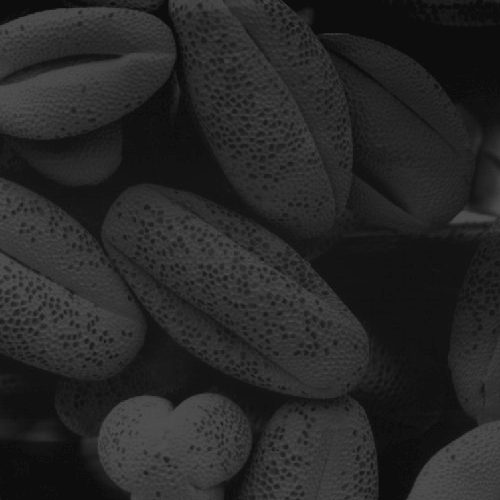
//> input picture Pictures/DIP3E_Original_Images_CH03/Fig0316(4)(bottom_left).tif, 500 x 500 px
$ ./HistogramEquilization   (built with g++ and OpenCV 4)
//> lines starting //> are read from the running program, lines starting //| are printed output that depends on the picture; after the words box and inside, x2 and y2 are one past the last pixel; in counts of white or black regions, pixels touching at a corner belong together
#include <opencv2/core/core.hpp>
#include <opencv2/highgui/highgui.hpp>
#include <iostream>
#include <string.h>
#include <time.h>
#include <opencv2/imgproc/imgproc.hpp>

using namespace cv;
using namespace std;

void imhist(Mat image, int histogram[])
{

    // initialize all intensity values to 0

    for(int i = 0; i < 256; i++)
        histogram[i] = 0;

    // calculate the no of pixels for each intensity values
    for(int image_row = 0; image_row < image.rows; image_row++)
        for(int image_column = 0; image_column < image.cols; image_column++)
            histogram[(int)image.at<uchar>(image_row,image_column)]++;

}

void cumhist(int histogram[], int cumhistogram[])
{
    cumhistogram[0] = histogram[0];

    for(int i = 1; i < 256; i++)
    {
        cumhistogram[i] = histogram[i] + cumhistogram[i-1];
    }
}

void histDisplay(int histogram[], const char* name)
{
    int hist[256];
    for(int i = 0; i < 256; i++)
    {
        hist[i]=histogram[i];
    }
    // draw the histograms
    int hist_w = 512; int hist_h = 400;
    int bin_w = cvRound((double) hist_w/256);

    Mat histImage(hist_h, hist_w, CV_8UC1, Scalar(255, 255, 255));

    // find the maximum intensity element from histogram
    int max = hist[0];
    for(int i = 1; i < 256; i++){
        if(max < hist[i]){
            max = hist[i];
        }
    }

    // normalize the histogram between 0 and histImage.rows

    for(int i = 0; i < 256; i++){
        hist[i] = ((double)hist[i]/max)*histImage.rows;
    }


    // draw the intensity line for histogram
    for(int i = 0; i < 256; i++)
    {
        line(histImage, Point(bin_w*(i), hist_h),
                              Point(bin_w*(i), hist_h - hist[i]),
             Scalar(0,0,0), 1, 8, 0);
    }

    // display histogram
    namedWindow(name, CV_WINDOW_AUTOSIZE);
    imshow(name, histImage);
}

Mat histogram_equalization(string image_path)
{
//> called with image_path = ""
    clock_t start,end;
    start = clock();

    if (image_path == "")
            image_path = "/home/sriharsha.p/Image_Processing_Hands_on/Pictures/DIP3E_Original_Images_CH03/Fig0316(4)(bottom_left).tif";

    // Generate the histogram
    Mat image = imread(image_path, 0);
//> image is the input picture: 500 rows x 500 cols, CV_8UC1; min 13, max 83, mean 38.7
    int histogram[256];
    imhist(image,histogram);
//> histogram = 256 values, max 17718 at index 13, min 0 at index 0, mean 976.6

     // Caluculate the size of image
    int size = image.rows * image.cols;
//> size = 250000
    float alpha = 255.0/size;
//> alpha = 0.00102

    // Calculate the probability of each intensity
    float PrRk[256];
    for(int i = 0; i < 256; i++)
    {
        PrRk[i] = (double)histogram[i] / size;
    }
//> after the loop, PrRk = 256 values, max 0.0709 at index 13, min 0 at index 0, mean 0.00391

    //calculate the cumulative histogram
    int cumhistogram[256];
    cumhist(histogram, cumhistogram);
//> cumhistogram = 256 values from 0 to 250000

    // Scale the histogram
    int Sk[256];
    for(int i = 0; i < 256; i++)
    {
        Sk[i] = cvRound((double)cumhistogram[i] * alpha);
    }
//> after the loop, Sk = 256 values from 0 to 255


     // Generate the equlized histogram
    float PsSk[256];
    for(int i = 0; i < 256; i++)
    {
        PsSk[i] = 0;
    }

    for(int i = 0; i < 256; i++)
    {
        PsSk[Sk[i]] += PrRk[i];
    }
//> after the loop, PsSk = 256 values, max 0.0713 at index 18, min 0 at index 0, mean 0.00391

    int final[256];
    for(int i = 0; i < 256; i++)
        final[i] = cvRound(PsSk[i]*255);
//> after the loop, final = 256 values, max 18 at index 18, min 0 at index 0, mean 1.01

    // Generate the equlized image
    Mat new_image = image.clone();

    for(int y = 0; y < image.rows; y++)
        for(int x = 0; x < image.cols; x++)
            new_image.at<uchar>(y,x) = saturate_cast<uchar>(Sk[image.at<uchar>(y,x)]);
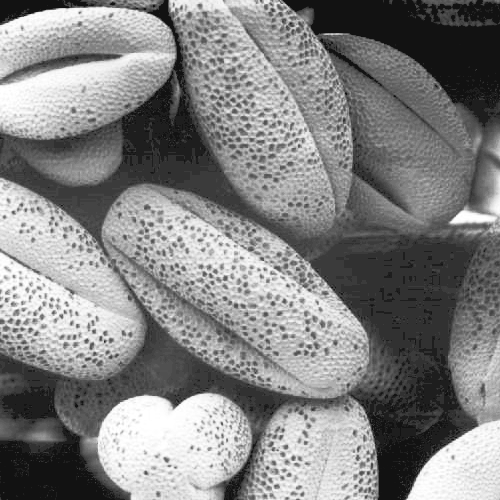
//> new_image: 500 rows x 500 cols, CV_8UC1; min 18, max 255, mean 130.9

    end = clock();
    cout<<"Time taken in secs is: "<< end-start <<endl;

   // Display the original Image
    namedWindow("Original Image");
    imshow("Original Image", image);

    // Display the original Histogram
    histDisplay(histogram, "Original Histogram");
//> after the loop in histDisplay, `for(int i = 0; i < 256; i++)`: hist has the same summary as histogram in histogram_equalization
//> in histDisplay, `int max = hist[0];`: max = 0
//> the loop in histDisplay, `for(int i = 1; i < 256; i++)` made 255 passes
//> max on pass 13: 17718
//> after the loop in histDisplay, `for(int i = 1; i < 256; i++)`: max = 17718
//> after the loop in histDisplay, `for(int i = 0; i < 256; i++)`: hist = 256 values, max 400 at index 13, min 0 at index 0, mean 21.92
//> after the loop in histDisplay, `for(int i = 0; i < 256; i++)`:
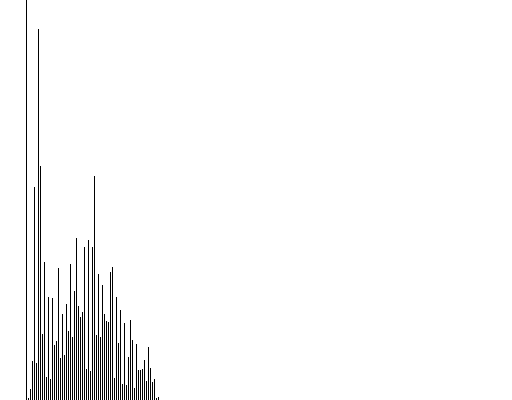
//> histImage: 400 rows x 512 cols, CV_8UC1; 97.3% white; black in thin lines or dots, all inside (x1, y1, x2, y2) = (26, 0, 159, 400)

    // Display equilized image
    namedWindow("Equilized Image");
    imshow("Equilized Image",new_image);

    // Display the equilzed histogram
    histDisplay(final, "Equilized Histogram");
//> call 2 of histDisplay, with name = "Equilized Histogram"
//> after the loop in histDisplay (call 2), `for(int i = 0; i < 256; i++)`: hist has the same summary as final in histogram_equalization
//> in histDisplay (call 2), `int max = hist[0];`: max = 0
//> the loop in histDisplay (call 2), `for(int i = 1; i < 256; i++)` made 255 passes
//> max on pass 18: 18
//> after the loop in histDisplay (call 2), `for(int i = 1; i < 256; i++)`: max = 18
//> after the loop in histDisplay (call 2), `for(int i = 0; i < 256; i++)`: hist = 256 values, max 400 at index 18, min 0 at index 0, mean 22.28
//> after the loop in histDisplay (call 2), `for(int i = 0; i < 256; i++)`:
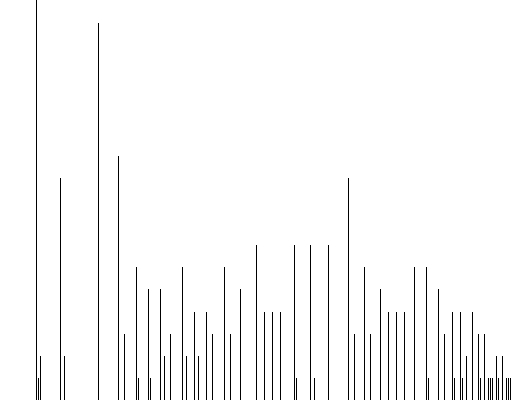
//> histImage: 400 rows x 512 cols, CV_8UC1; 97.2% white; black in thin lines or dots

    waitKey();

    return new_image;

}

int main()
{
    string image_path="/home/sriharsha.p/Image_Processing_Hands_on/Pictures/retina.png";
    //string image_path="";
    histogram_equalization("");

    return 0;
}
